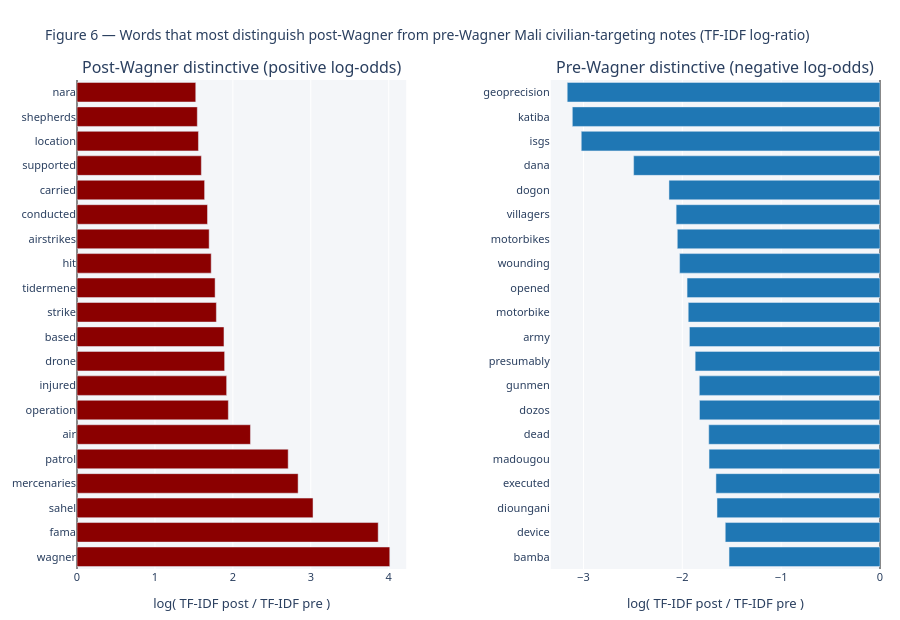

The cell this chart's notebook holds for it:
### Markdown cell above
### Render Figure 6 — distinctive-word horizontal bars

Two-panel plotly bar chart: left panel (red) = top 20 post-Wagner-distinctive words by log-odds, right panel (blue) = top 20 pre-Wagner-distinctive words. Hover any bar for the exact log-ratio.

### Code cell
fig06 = make_subplots(
    rows=1, cols=2,
    subplot_titles=('Post-Wagner distinctive (positive log-odds)',
                    'Pre-Wagner distinctive (negative log-odds)'),
    horizontal_spacing=0.18,
)
fig06.add_trace(
    go.Bar(
        x=top_post['log_ratio'],
        y=top_post['word'],
        orientation='h',
        marker=dict(color='#8B0000'),
        hovertemplate='<b>%{y}</b><br>log-ratio post/pre = %{x:.3f}<extra></extra>',
        name='post-Wagner',
    ),
    row=1, col=1,
)
fig06.add_trace(
    go.Bar(
        x=top_pre['log_ratio'],
        y=top_pre['word'],
        orientation='h',
        marker=dict(color='#1f77b4'),
        hovertemplate='<b>%{y}</b><br>log-ratio post/pre = %{x:.3f}<extra></extra>',
        name='pre-Wagner',
    ),
    row=1, col=2,
)
fig06.update_layout(
    title=dict(text='Figure 6 — Words that most distinguish post-Wagner from pre-Wagner Mali civilian-targeting notes (TF-IDF log-ratio)',
               font=dict(size=14)),
    showlegend=False,
    height=620, margin=dict(t=80, l=20, r=20, b=40),
    paper_bgcolor='#FFFFFF', plot_bgcolor='#F4F6F9',
    font=dict(family='Segoe UI, system-ui, sans-serif', size=11),
)
fig06.update_xaxes(title_text='log( TF-IDF post / TF-IDF pre )', zeroline=True, zerolinecolor='#888')
fig06.write_html(FIGS / 'fig_06_wordfreq.html', include_plotlyjs='cdn', full_html=True)
fig06.show()
print('Saved fig_06_wordfreq.html')

### Figure 1 — Plotly figure (JSON) as saved in the notebook; plotly's stock layout.template omitted (floating-point values rounded to 4 significant figures)
{"data": [{"hovertemplate": "<b>%{y}</b><br>log-ratio post/pre = %{x:.3f}<extra></extra>", "marker": {"color": "#8B0000"}, "name": "post-Wagner", "orientation": "h", "type": "bar", "x": [4.014, 3.865, 3.029, 2.837, 2.71, 2.226, 1.942, 1.92, 1.894, 1.886, 1.788, 1.772, 1.722, 1.696, 1.674, 1.637, 1.596, 1.559, 1.544, 1.524], "xaxis": "x", "y": ["wagner", "fama", "sahel", "mercenaries", "patrol", "air", "operation", "injured", "drone", "based", "strike", "tidermene", "hit", "airstrikes", "conducted", "carried", "supported", "location", "shepherds", "nara"], "yaxis": "y"}, {"hovertemplate": "<b>%{y}</b><br>log-ratio post/pre = %{x:.3f}<extra></extra>", "marker": {"color": "#1f77b4"}, "name": "pre-Wagner", "orientation": "h", "type": "bar", "x": [-1.527, -1.565, -1.649, -1.66, -1.729, -1.732, -1.826, -1.828, -1.87, -1.928, -1.94, -1.952, -2.027, -2.051, -2.062, -2.135, -2.492, -3.022, -3.112, -3.164], "xaxis": "x2", "y": ["bamba", "device", "dioungani", "executed", "madougou", "dead", "dozos", "gunmen", "presumably", "army", "motorbike", "opened", "wounding", "motorbikes", "villagers", "dogon", "dana", "isgs", "katiba", "geoprecision"], "yaxis": "y2"}], "layout": {"annotations": [{"font": {"size": 16}, "showarrow": false, "text": "Post-Wagner distinctive (positive log-odds)", "x": 0.205, "xanchor": "center", "xref": "paper", "y": 1.0, "yanchor": "bottom", "yref": "paper"}, {"font": {"size": 16}, "showarrow": false, "text": "Pre-Wagner distinctive (negative log-odds)", "x": 0.795, "xanchor": "center", "xref": "paper", "y": 1.0, "yanchor": "bottom", "yref": "paper"}], "font": {"family": "Segoe UI, system-ui, sans-serif", "size": 11}, "height": 620, "margin": {"b": 40, "l": 20, "r": 20, "t": 80}, "paper_bgcolor": "#FFFFFF", "plot_bgcolor": "#F4F6F9", "showlegend": false, "title": {"font": {"size": 14}, "text": "Figure 6 — Words that most distinguish post-Wagner from pre-Wagner Mali civilian-targeting notes (TF-IDF log-ratio)"}, "xaxis": {"anchor": "y", "domain": [0.0, 0.41], "title": {"text": "log( TF-IDF post / TF-IDF pre )"}, "zeroline": true, "zerolinecolor": "#888"}, "xaxis2": {"anchor": "y2", "domain": [0.59, 1.0], "title": {"text": "log( TF-IDF post / TF-IDF pre )"}, "zeroline": true, "zerolinecolor": "#888"}, "yaxis": {"anchor": "x", "domain": [0.0, 1.0]}, "yaxis2": {"anchor": "x2", "domain": [0.0, 1.0]}}}
